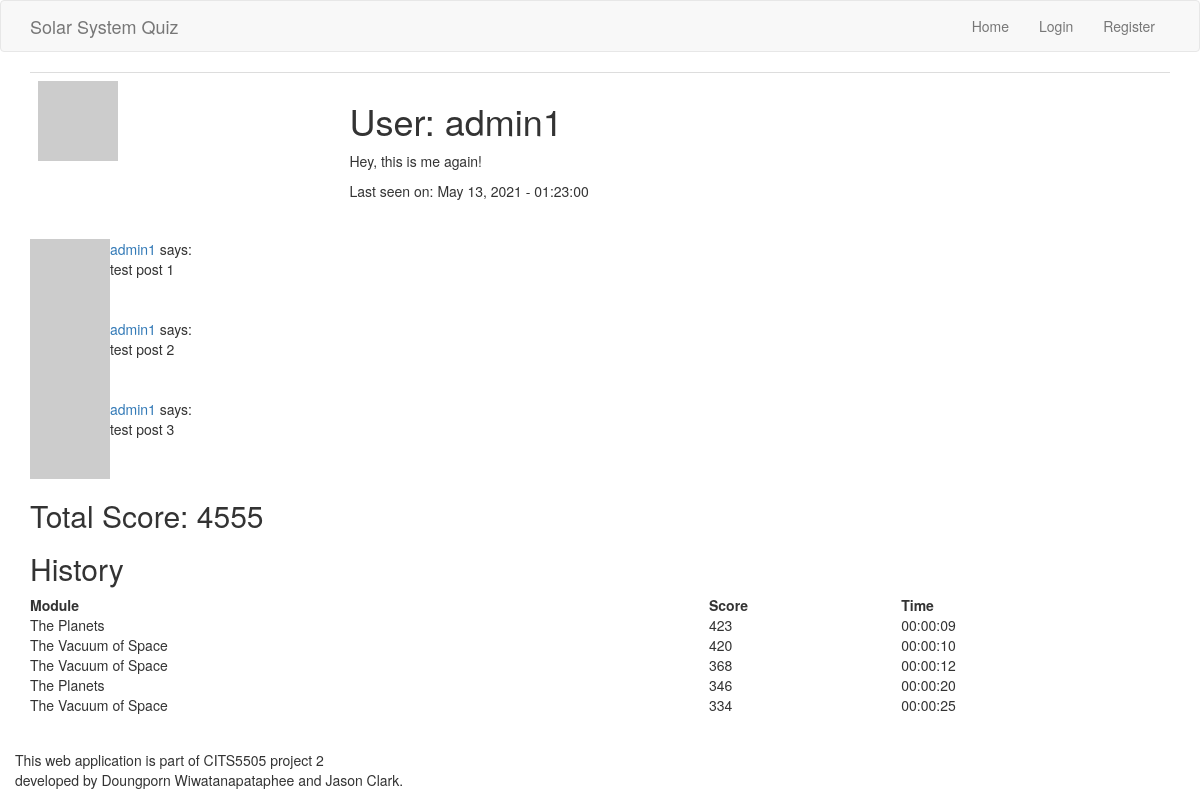
Screenshot of /user/admin1 with the database file from the repository.
### app/models.py (models this page shows, shortened)
class User(UserMixin, db.Model):
    __tablename__ = 'user_table'
    id = db.Column(db.Integer, primary_key=True)
    username = db.Column(db.String(64), index=True, unique=True)
    user_type = db.Column(db.String(64))
    email = db.Column(db.String(120), index=True, unique=True)
    password_hash = db.Column(db.String(128))
    posts = db.relationship('Post', backref='author', lazy='dynamic')
    about_me = db.Column(db.String(140))
    last_seen = db.Column(db.DateTime, default=datetime.utcnow)
    score_child = db.relationship("Score", backref = 'user_parent')
    quiz_unlocked = db.Column(db.Integer, default=0)
    def avatar(self, size):
      digest = md5(self.email.lower().encode('utf-8')).hexdigest()
      return 'https://www.gravatar.com/avatar/{}?d=identicon&s={}'.format(digest, size)

class Post(db.Model):
    id = db.Column(db.Integer, primary_key=True)
    user_id = db.Column(db.Integer, db.ForeignKey('user_table.id')) #user.id
    body = db.Column(db.String(140))
    timestamp = db.Column(db.DateTime, index=True, default=datetime.utcnow)
    page = db.Column(db.String)
    upvotes = db.Column(db.Integer, default=0)
    downvotes = db.Column(db.Integer, default=0)

class Score(db.Model):
    __tablename__ = 'score'
    id = db.Column(db.Integer, primary_key = True)
    user_id = db.Column(db.Integer, db.ForeignKey('user_table.id'))
    questionset_id = db.Column(db.Integer, db.ForeignKey('questionset.id'))
    score = db.Column(db.Integer)
    time_taken = db.Column(db.Time)

class QuestionSet(db.Model):
    __tablename__ = 'questionset'
    id = db.Column(db.Integer, primary_key = True)
    name = db.Column(db.String(64))
    number_of_questions = db.Column(db.Integer)
    child = db.relationship("CurrentQuestion")
    score_child = db.relationship('Score', backref= 'questionset_parent')

### app/routes.py (the view)
@app.route('/user/<username>', methods = ['GET','POST'])
def user_profile(username):
    user = User.query.filter_by(username=username).first_or_404()
    page = request.args.get('page', 1, type=int)
    posts = user.posts.paginate(
      page, app.config['POSTS_PER_PAGE'], False)
    score_dict = [] # initialise module score dictionary
    total = 0       # initialise total score as zero
    user_scores = Score.query.filter_by(user_id=user.id).all()
    for score in user_scores:
        score_dict.append({'module': score.questionset_id}) # append scores for each learning module
        total += score.score    # add total score
        scoreSorted = Score.query.filter_by(user_id=user.id).order_by(Score.score.desc()).all()
    return render_template('user_profile.html', user=user, score=total, posts=posts.items, scoreSorted = scoreSorted)

### app/routes.py (called while the page is built)
@app.before_request
def before_request():
    from_zone = tz.tzutc()
    to_zone = tz.tzlocal()
    utc = datetime.utcnow()
    utc = utc.replace(tzinfo=from_zone)
    central = utc.astimezone(to_zone)   # convert to local timezone
    if current_user.is_authenticated:
        current_user.last_seen = central
        db.session.commit()

### app/templates/user_profile.html (shortened to what this page needs)
{% extends 'base.html' %}
{% block body %}
<div class="container">
<table class="table table-hover">
    <tr valign="top">
        <td><img src="{{ user.avatar(128) }}"></td>
        <td>
            <h1>User: {{ user.username }}</h1>
            {% if user.about_me %}<p>{{ user.about_me }}</p>{% endif %}
            {% if user.last_seen %}<p>Last seen on: {{ user.last_seen.strftime('%B %d, %Y - %H:%M:%S') }}</p>{% endif %}
        </td>
    </tr>
</table>
</div>
<div class="container">
  {% set page='' %}
  {% for post in posts %}
  {% include '_post.html'%}
  {% endfor %}
</div>
<div class="container">
    <h2>Total Score: {{ score }}</h2>
    <h2>History</h2>
    <table style="width:100%;">
        <thead>
            <tr>
                <th>Module</th>
                <th>Score</th>
                <th>Time</th>
            </tr>
        </thead>
        <tbody>
        {% for score in scoreSorted %}
        {%  if loop.index <= 5  %}
            <tr>
                <td>{{ score.questionset_parent.name }}</td>
                <td>{{ score.score }}</td>
                <td>{{ score.time_taken }}</td>
            </tr>
        {% endif %}
        {% endfor %}
        </tbody>
    </table>
</div>
{% endblock %}

### app/templates/_post.html (shortened to what this page needs)
<table>
  <tr valign="top">
    <td><img src="{{ post.author.avatar(36) }}"></td>
    <td>
      <a href="{{ url_for('user_profile', username=post.author.username) }}">
        {{ post.author.username }}
      </a>
      says:<br>{{ post.body }}
    </td>
  </tr>
</table>

### rows the page displays
User: username "admin1", about_me "Hey, this is me again!", last_seen "May 13, 2021 - 01:23:00"
Post: author.username "admin1", body "test post 1"
Post: author.username "admin1", body "test post 2"
Post: author.username "admin1", body "test post 3"
Score: questionset_parent.name "The Planets", score "423", time_taken "00:00:09"
Score: questionset_parent.name "The Vacuum of Space", score "420", time_taken "00:00:10"
Score: questionset_parent.name "The Vacuum of Space", score "368", time_taken "00:00:12"
Score: questionset_parent.name "The Planets", score "346", time_taken "00:00:20"
Score: questionset_parent.name "The Vacuum of Space", score "334", time_taken "00:00:25"

### other values shown
{{ score }} "4555"
